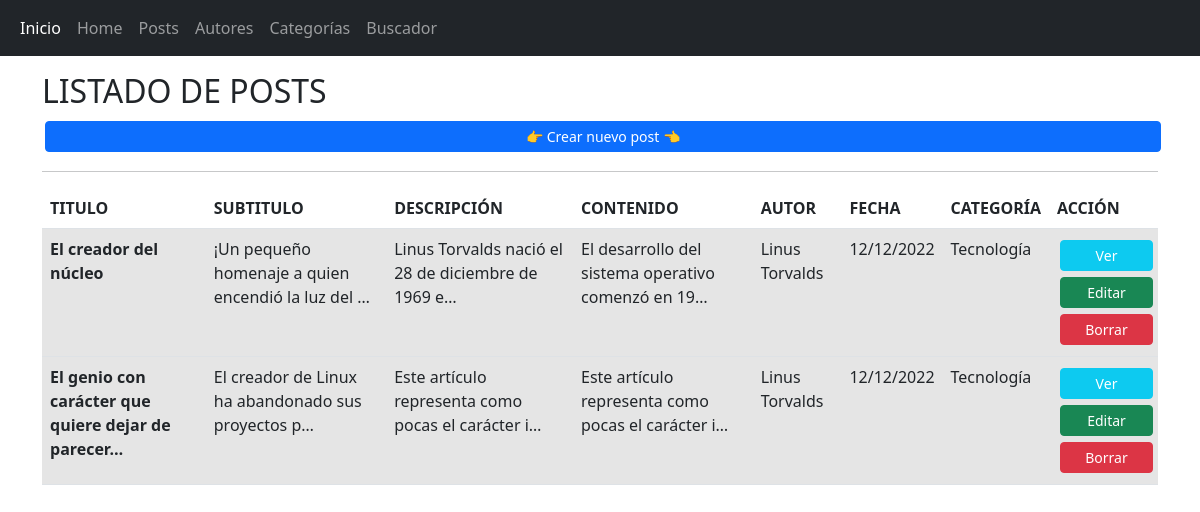
The app's page /posts/posts_list with its own data.
### AppBlog/models.py (models this page shows, shortened)
class Post(models.Model):
    id = models.AutoField(primary_key=True)
    titulo = models.CharField(max_length=100)
    subtitulo = models.CharField(max_length=100)
    descripcion = models.TextField()
    contenido = models.TextField()
    autor = models.ForeignKey(Autor,on_delete=models.CASCADE,)
    fecha_creacion = models.DateField()
    categoria = models.ForeignKey(Categoria, on_delete=models.CASCADE)

class Autor(models.Model):
    id = models.AutoField(primary_key=True)
    nombre = models.CharField(max_length=100)
    apellido = models.CharField(max_length=100)
    fecha_nacimiento = models.DateField()
    nacionalidad = models.CharField(max_length=100)
    def __str__(self):
        return self.nombre + ' ' + self.apellido

class Categoria(models.Model):
    id = models.AutoField(primary_key=True)
    nombre = models.CharField(max_length=100, unique=True)
    descripcion = models.TextField(max_length=300)
    def __str__(self):
        return self.nombre

### AppBlog/views.py (the view)
# urls.py: path('posts/posts_list', PostsList.as_view(), name="posts_list"),
class PostsList(ListView):
    model = Post
    queryset = Post.objects.order_by('-fecha_creacion')
    template_name='post/posts_list.html'

### AppBlog/templates/post/posts_list.html
{% extends 'componentes/padre.html' %}
{% load static %}
{% block contenido %}
<h2>LISTADO DE POSTS</h2>
<a class="btn btn-primary text-white btn-sm" href="{% url 'post_create' %}" role="button" style="margin:3px; width:100%;"> 👉 Crear nuevo post 👈</a>
<hr>
{% if object_list %}
<table class="table table-hover">
    <thead>
        <tr>
            <th scope="col">TITULO</th>
            <th scope="col">SUBTITULO</th>
            <th scope="col">DESCRIPCIÓN</th>
            <th scope="col">CONTENIDO</th>
            <th scope="col">AUTOR</th>
            <th scope="col">FECHA</th>
            <th scope="col">CATEGORÍA</th>
            <th scope="col">ACCIÓN</th>
        </tr>
    </thead>
    <tbody>
        {% for post in object_list %}
        <tr class="table-active">
            <th scope="row">{{post.titulo | striptags | truncatechars:50}}</th>
            <td>{{post.subtitulo | striptags | truncatechars:50}}</td>
            <td>{{post.descripcion | striptags | truncatechars:50}}</td>
            <td>{{post.contenido | striptags | truncatechars:50}}</td>
            <td>{{post.autor}}</td>
            <td>{{post.fecha_creacion | date:'d/m/Y'}}</td>
            <td>{{post.categoria}}</td>
            <td>
                <a class="btn btn-info text-white btn-sm" href="{% url 'post_detail' post.id %}" role="button"
                style="margin:3px; width:100%;">Ver</a>
                <a class="btn btn-success btn-sm" href="{% url 'post_update' post.id %}" role="button"
                    style="margin:3px; width:100%;">Editar</a>
                <a class="btn btn-danger btn-sm" href="{% url 'post_delete' post.id %}" role="button"
                    style="margin:3px; width:100%">Borrar</a>
            </td>
        </tr>
        {% endfor %}
    </tbody>
</table>
{% else %}
<h2 class="lead">Ouchh....No hay post cargados!!😬</h2>
<p>Contanos alguna novedad sobre el mundo IT <br> <a type="button" class="btn btn-info mt-3" href="{% url 'post_create' %}">Crear nuevo
        post!!</a></p>
{% endif %}
{% endblock %}

### AppBlog/templates/componentes/padre.html (shortened to what this page needs)
{% load static %}
<!doctype html>
<html lang="en">
  <head>
    <link rel="stylesheet" href="https://cdn.jsdelivr.net/npm/bootstrap@5.2.0-beta1/dist/css/bootstrap.min.css">
    </head>
    <body>
        {% include 'componentes/navbar.html' %}
        <div class="container mb-3 mt-3">
            <div class="row">
                <div class="col-12">
                    {% block contenido %} {% endblock %}
                </div>
            </div>
        </div>
    </body>
</html>

### AppBlog/templates/componentes/navbar.html
{% load static%}
<nav class="navbar navbar-expand-sm bg-dark navbar-dark">
    <div class="container-fluid">
        <ul class="navbar-nav">
            <li class="nav-item">
                <a class="nav-link active" href="{% url 'inicio' %}">Inicio</a>
            </li>
            <li class="nav-item">
                <a class="nav-link" href="{% url 'home' %}">Home</a>
            </li>
            <li class="nav-item">
                <a class="nav-link" href="{% url 'posts_list' %}">Posts</a>
            </li>
            <li class="nav-item">
                <a class="nav-link" href="{% url 'autor_list' %}">Autores</a>
            </li>
            <li class="nav-item">
                <a class="nav-link" href="{% url 'categoria_list' %}">Categorías</a>
            </li>
            <li class="nav-item">
                <a class="nav-link" href="{% url 'posts_list' %}">Buscador</a>
            </li>
        </ul>
    </div>
</nav>

### records on screen
Post: titulo "El creador del núcleo", subtitulo "¡Un pequeño homenaje a quien encendió la luz del …", descripcion "Linus Torvalds nació el 28 de diciembre de 1969 e…", contenido "El desarrollo del sistema operativo comenzó en 19…", autor "Linus Torvalds", fecha_creacion "12/12/2022", categoria "Tecnología"
Post: titulo "El genio con carácter que quiere dejar de parecer…", subtitulo "El creador de Linux ha abandonado sus proyectos p…", descripcion "Este artículo representa como pocas el carácter i…", contenido "Este artículo representa como pocas el carácter i…", autor "Linus Torvalds", fecha_creacion "12/12/2022", categoria "Tecnología"
